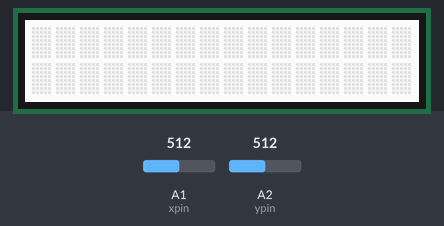
Recording of a sketch running on a simulated Arduino Uno, built with avr-gcc and run on an emulated ATmega328P. Shown: 16×2 character LCD. Inputs (shaded band) come from the test bench; at power-on: A1 (xpin) = 512, A2 (ypin) = 512.

Above: at 1.2 s.
1.3 s: A1 (xpin) set to 858
2.8 s: A1 (xpin) set to 882
At 3.6 s:
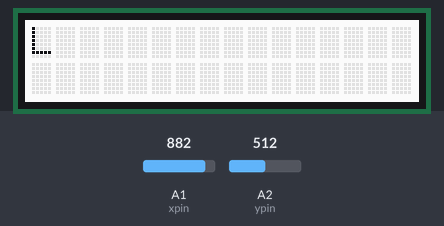
4.3 s: A1 (xpin) set to 163
5.8 s: A1 (xpin) set to 139
At 7.0 s:
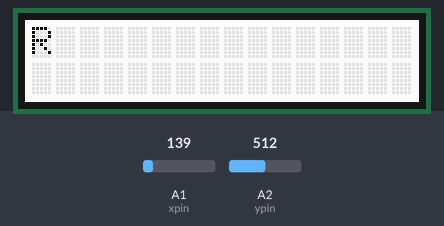
7.3 s: A1 (xpin) set to 900
At 8.3 s:
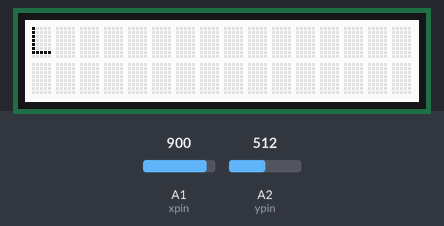
8.8 s: A1 (xpin) set to 122
At 9.4 s:
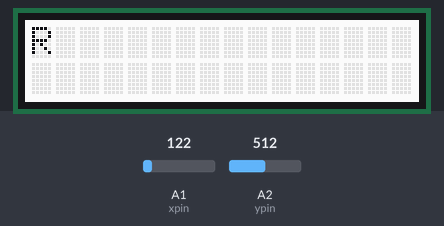
Timing chart, 0 to 11.3 s (numbered marks = the images above; inputs shaded):
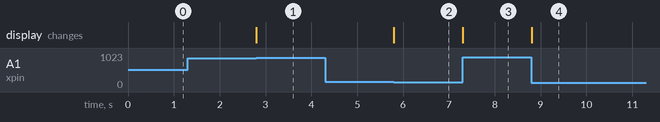

Measured:
- the behaviour switches between 873 and 874 on A1 (xpin) (found by bisection; images 0 and 1)
- the behaviour switches between 150 and 149 on A1 (xpin) (found by bisection; images 1 and 2)
- after the input at 1.3 s, every drawn part: stays the same
- after the input at 2.8 s, the display: changes at once (image 1)
- after the input at 4.3 s, every drawn part: stays the same
- after the input at 5.8 s, the display: changes at once (image 2)
- after the input at 7.3 s, the display: changes at once (image 3)
- after the input at 8.8 s, the display: changes at once (image 4)

The sketch:

joy_dir_test.ino
```cpp
// prototype for direction testing function
// it just prints a letter to represent which direction the joysrick is facing
#include <Wire.h>
#include "DFRobot_RGBLCD.h"

unsigned long startedWaiting;
unsigned long wait_time; // this will be passed in most likely, just the calced delay
int ypin = A2; // y axis pin
int xpin = A1; // x axit pin
const int colorR = 255;
const int colorG = 255;
const int colorB = 255;

DFRobot_RGBLCD lcd(16,2);

void setup()
{
  lcd.init();
  lcd.setRGB(colorR, colorG, colorB);
}

void loop()
{
  int btop= 1023-150; // high bound number
  int bbot= 150; // low bound number

  lcd.setCursor(0, 0);
  if (analogRead(ypin)< bbot && analogRead(xpin)> bbot && analogRead(xpin)< btop) // low y axis value is up
  {lcd.print("U");}
  else if (analogRead(ypin)> btop && analogRead(xpin)> bbot && analogRead(xpin)< btop) // high y axis value is down
  {lcd.print("D");}
  else if (analogRead(xpin)< bbot && analogRead(ypin)> bbot && analogRead(ypin)< btop) // low x axit value is right
  {lcd.print("R");}
  else if (analogRead(xpin)> btop && analogRead(ypin)> bbot && analogRead(ypin)< btop) // high x axis value is left
  {lcd.print("L");}
}
```
